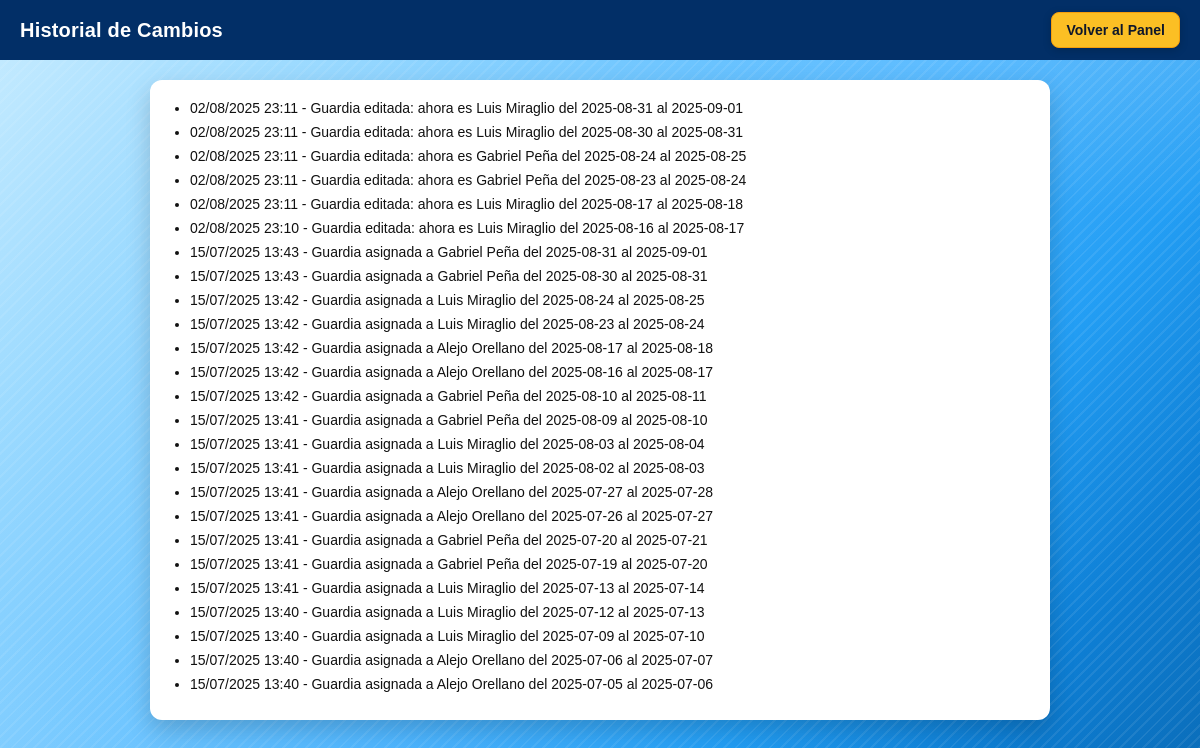
The app's page /historial (signed in), older data.
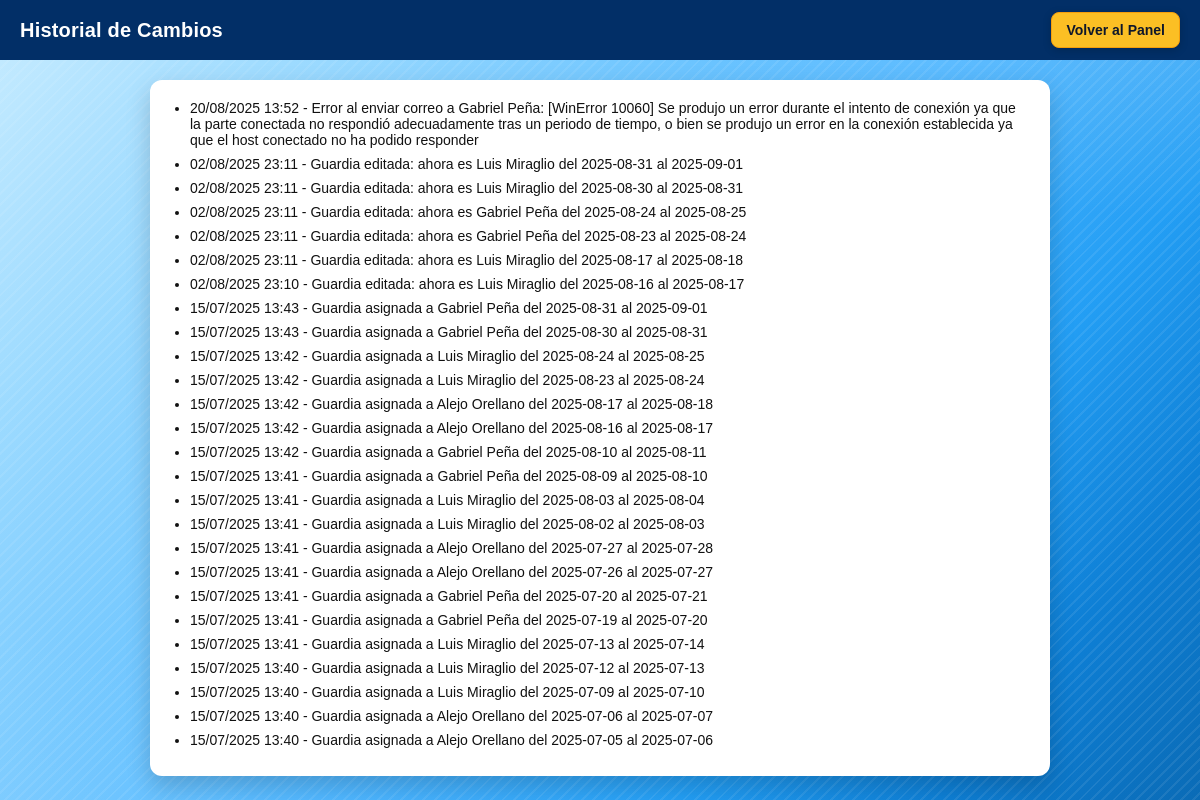
The same page, newer data.
### app.py (models this page shows)
class Historial(db.Model):
    id = db.Column(db.Integer, primary_key=True)
    fecha = db.Column(db.DateTime, default=datetime.utcnow)
    descripcion = db.Column(db.Text, nullable=False)

### app.py (the view)
@app.route("/historial")
def ver_historial():
    if not session.get('admin'):
        return redirect(url_for("admin"))
    lineas = Historial.query.order_by(Historial.fecha.desc()).all()
    return render_template("historial.html", lineas=lineas)

### templates/historial.html (shortened to what this page needs)
<!DOCTYPE html>
<html lang="es">
<head>
</head>
<body>
  <header>
    <h2>Historial de Cambios</h2>
    <a class="btn btn-amber" href="{{ url_for('panel_admin') }}">Volver al Panel</a>
  </header>
  <div class="contenido">
    <ul>
      {% for item in lineas %}
        <li>{{ item.fecha.strftime("%d/%m/%Y %H:%M") }} - {{ item.descripcion }}</li>
      {% endfor %}
    </ul>
  </div>
</body>
</html>

### templates/historial.html (style rules this page uses)
:root { --brand:#022f67; --text:#fff; --amber:#FBBF24; --amber-border:#F59E0B; --amber-hover:#F59E0B; --amber-active:#D97706; --radius:8px; --pad-y:8px; --pad-x:14px; }
* { box-sizing:border-box }
html, body { height: 100%; }
body { margin:0; font-family: Arial, sans-serif; color:#111; background: radial-gradient(900px 500px at 100% -10%, rgba(255,255,255,.22), transparent 60%), radial-gradient(900px 500px at -20% 110%, rgba(255,255,255,.14), transparent 60%), repeating-linear-gradient(135deg, rgba(255,255,255,.08) 0 2px, rgba(255,255,255,0) 2px 8px), linear-gradient(130deg, #c8ecff 0%, #9edbff 18%, #74c8ff 36%, #4fb6ff 54%, #239ef4 72%, #0e7fd5 86%, #0a6bb6 100%); background-attachment: fixed; }
header { background: var(--brand); color: var(--text); padding: 12px 20px; display:flex; justify-content:space-between; align-items:center; flex-wrap:wrap; gap:12px; }
header h2 { margin:0; font-size:20px; letter-spacing:.2px; }
.btn { display:inline-flex; align-items:center; justify-content:center; min-height:36px; padding: var(--pad-y) var(--pad-x); border-radius: var(--radius); text-decoration:none; font-weight:600; font-size:14px; border:1px solid transparent; box-shadow:0 2px 8px rgba(0,0,0,.18); transition: background .15s ease, box-shadow .15s ease, transform .05s ease; cursor:pointer; color:#0F172A; }
.btn-amber { background:var(--amber); border-color:var(--amber-border); }
.contenido { padding:20px; max-width: 900px; margin: 20px auto 40px; background:#fff; border-radius:12px; box-shadow:0 10px 24px rgba(0,0,0,.18); }
ul { padding-left:20px; margin:0; }
li { margin-bottom:8px; font-size:14px; }

Row changes from the older to the newer data that the page shows:
added Historial: fecha "20/08/2025 13:52", descripcion "Error al enviar correo a Gabriel Peña: [WinError 10060] Se produjo un error durante el intento de conexión ya que la parte conectada no respondió adecuadamente tras un periodo de tiempo, o bien se produjo un error en la conexión establecida ya que el host conectado no ha podido responder"
